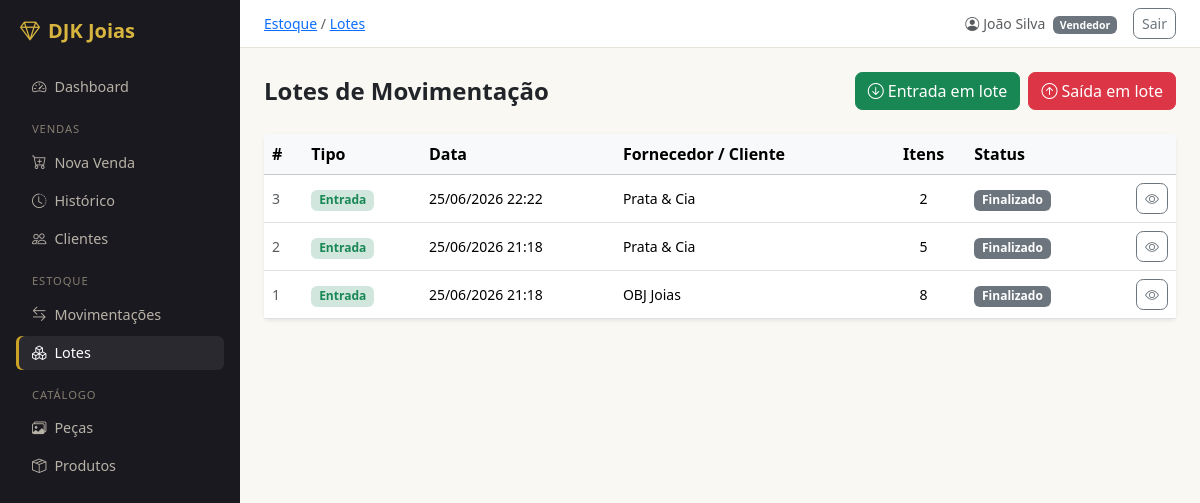
/estoque/lotes/ (signed in), run on the app's committed database.
### usuarios/models.py (models this page shows, shortened)
class Usuario(AbstractUser):
    class Perfil(models.TextChoices):
        GERENTE  = 'GER', 'Gerente'
        VENDEDOR = 'VEN', 'Vendedor'
    perfil    = models.CharField(max_length=3, choices=Perfil.choices, default=Perfil.VENDEDOR)
    telefone  = models.CharField(max_length=20, blank=True)
    criado_em = models.DateTimeField(auto_now_add=True)
    class Meta:
        verbose_name        = 'Usuário'
        verbose_name_plural = 'Usuários'
        ordering            = ['first_name', 'last_name']
    @property
    def is_gerente(self):
        return self.perfil == self.Perfil.GERENTE

### estoque/models.py (models this page shows, shortened)
class LoteMovimentacao(models.Model):
    class Tipo(models.TextChoices):
        ENTRADA = 'ENT', 'Entrada'
        SAIDA   = 'SAI', 'Saída'
    tipo        = models.CharField(max_length=3, choices=Tipo.choices)
    fornecedor  = models.ForeignKey(
        'vendas.Fornecedor',
        on_delete=models.SET_NULL,
        null=True, blank=True,
        related_name='lotes',
    )
    cliente     = models.ForeignKey(
        'vendas.Cliente',
        on_delete=models.SET_NULL,
        null=True, blank=True,
        related_name='lotes',
    )
    responsavel = models.ForeignKey(
        settings.AUTH_USER_MODEL,
        on_delete=models.PROTECT,
        related_name='lotes_registrados',
    )
    observacoes = models.CharField(max_length=300, blank=True)
    criado_em   = models.DateTimeField(auto_now_add=True)
    finalizado  = models.BooleanField(default=False)
    class Meta:
        verbose_name        = 'Lote de Movimentação'
        verbose_name_plural = 'Lotes de Movimentação'
        ordering            = ['-criado_em']
    @property
    def total_itens(self):
        return self.itens.count()

### vendas/models.py (models this page shows)
class Fornecedor(models.Model):
    razao_social  = models.CharField(max_length=200, db_index=True)
    nome_fantasia = models.CharField(max_length=200, blank=True)
    cnpj          = models.CharField(max_length=18, unique=True, blank=True, null=True)
    email         = models.EmailField(blank=True)
    telefone      = models.CharField(max_length=20, blank=True)
    observacao    = models.TextField(blank=True)
    ativo         = models.BooleanField(default=True)
    criado_em     = models.DateTimeField(auto_now_add=True)
    class Meta:
        verbose_name        = 'Fornecedor'
        verbose_name_plural = 'Fornecedores'
        ordering            = ['razao_social']
    def __str__(self):
        return self.nome_fantasia or self.razao_social

### estoque/views.py (the view)
# urls.py: path('lotes/',                                          views.LoteListView.as_view(),  name='lote_list'),
class LoteListView(LoginRequiredMixin, ListView):
    model               = LoteMovimentacao
    template_name       = 'estoque/lote_list.html'
    context_object_name = 'lotes'
    paginate_by         = 20
    def get_queryset(self):
        return LoteMovimentacao.objects.select_related('responsavel', 'fornecedor', 'cliente')

### templates/estoque/lote_list.html (shortened to what this page needs)
{% extends 'base.html' %}
{% block breadcrumb %}<a href="{% url 'estoque:movimentacao_list' %}">Estoque</a> / <a href="{% url 'estoque:lote_list' %}">Lotes</a>{% endblock %}
{% block content %}
<div class="d-flex align-items-center justify-content-between mb-4">
  <h4 class="fw-semibold mb-0">Lotes de Movimentação</h4>
  <div class="d-flex gap-2">
    <a href="{% url 'estoque:lote_create' %}?tipo=ENT" class="btn btn-success">
      <i class="bi bi-arrow-down-circle me-1"></i>Entrada em lote
    </a>
    <a href="{% url 'estoque:lote_create' %}?tipo=SAI" class="btn btn-danger">
      <i class="bi bi-arrow-up-circle me-1"></i>Saída em lote
    </a>
  </div>
</div>
<div class="card border-0 shadow-sm">
  <div class="table-responsive">
    <table class="table table-hover align-middle mb-0">
      <thead class="table-light">
        <tr>
          <th>#</th>
          <th>Tipo</th>
          <th>Data</th>
          <th>Fornecedor / Cliente</th>
          <th class="text-center">Itens</th>
          <th>Status</th>
          <th></th>
        </tr>
      </thead>
      <tbody>
        {% for lote in lotes %}
        <tr>
          <td class="text-muted small">{{ lote.pk }}</td>
          <td>
            {% if lote.tipo == 'ENT' %}
            <span class="badge bg-success-subtle text-success">Entrada</span>
            {% else %}
            <span class="badge bg-danger-subtle text-danger">Saída</span>
            {% endif %}
          </td>
          <td class="small">{{ lote.criado_em|date:"d/m/Y H:i" }}</td>
          <td class="small">
            {% if lote.fornecedor %}{{ lote.fornecedor }}
            {% elif lote.cliente %}{{ lote.cliente }}
            {% else %}<span class="text-muted">—</span>{% endif %}
          </td>
          <td class="text-center small">{{ lote.total_itens }}</td>
          <td>
            {% if lote.finalizado %}
            <span class="badge bg-secondary">Finalizado</span>
            {% else %}
            <span class="badge bg-warning text-dark">Em aberto</span>
            {% endif %}
          </td>
          <td class="text-end">
            <a href="{% url 'estoque:lote_detail' lote.pk %}" class="btn btn-sm btn-outline-secondary">
              <i class="bi bi-eye"></i>
            </a>
          </td>
        </tr>
        {% empty %}
        <tr>
          <td colspan="7" class="text-center text-muted py-4">Nenhum lote registrado.</td>
        </tr>
        {% endfor %}
      </tbody>
    </table>
  </div>
</div>
{% endblock %}

### templates/base.html (shortened to what this page needs)
<!DOCTYPE html>
<html lang="pt-br">
<head>
  <link href="https://cdn.jsdelivr.net/npm/bootstrap@5.3.3/dist/css/bootstrap.min.css" rel="stylesheet">
  <link href="https://cdn.jsdelivr.net/npm/bootstrap-icons@1.11.3/font/bootstrap-icons.min.css" rel="stylesheet">
</head>
<body>
<div class="d-flex">
  <nav id="sidebar" class="p-3">
    <div class="text-white fw-bold fs-5 mb-4 px-1">
      <i class="bi bi-gem me-2"></i>DJK Joias
    </div>
    <ul class="nav flex-column gap-1">
      <li><a href="{% url 'dashboard:index' %}" class="nav-link {% if request.resolver_match.app_name == 'dashboard' %}active{% endif %}">
        <i class="bi bi-speedometer2 me-2"></i>Dashboard
      </a></li>
      <li class="sidebar-section">Vendas</li>
      <li><a href="{% url 'vendas:venda_create' %}" class="nav-link {% if request.resolver_match.url_name == 'venda_create' %}active{% endif %}">
        <i class="bi bi-cart-plus me-2"></i>Nova Venda
      </a></li>
      <li><a href="{% url 'vendas:venda_list' %}" class="nav-link {% if request.resolver_match.url_name == 'venda_list' or request.resolver_match.url_name == 'venda_detail' %}active{% endif %}">
        <i class="bi bi-clock-history me-2"></i>Histórico
      </a></li>
      <li><a href="{% url 'vendas:cliente_list' %}" class="nav-link {% if request.resolver_match.url_name|slice:':7' == 'cliente' %}active{% endif %}">
        <i class="bi bi-people me-2"></i>Clientes
      </a></li>
      <li class="sidebar-section">Estoque</li>
      <li><a href="{% url 'estoque:movimentacao_list' %}" class="nav-link {% if request.resolver_match.url_name == 'movimentacao_list' or request.resolver_match.url_name == 'movimentacao_create' %}active{% endif %}">
        <i class="bi bi-arrow-left-right me-2"></i>Movimentações
      </a></li>
      <li><a href="{% url 'estoque:lote_list' %}" class="nav-link {% if request.resolver_match.url_name|slice:':4' == 'lote' %}active{% endif %}">
        <i class="bi bi-boxes me-2"></i>Lotes
      </a></li>
      <li class="sidebar-section">Catálogo</li>
      <li><a href="{% url 'catalogo:peca_list' %}" class="nav-link {% if request.resolver_match.url_name|slice:':4' == 'peca' %}active{% endif %}">
        <i class="bi bi-images me-2"></i>Peças
      </a></li>
      <li><a href="{% url 'catalogo:produto_list' %}" class="nav-link {% if request.resolver_match.url_name|slice:':7' == 'produto' %}active{% endif %}">
        <i class="bi bi-box-seam me-2"></i>Produtos
      </a></li>
    </ul>
  </nav>
  <div id="main" class="d-flex flex-column">
    <div class="topbar px-4 py-2 d-flex align-items-center justify-content-between">
      <span class="text-muted small">{% block breadcrumb %}{% endblock %}</span>
      <div class="d-flex align-items-center gap-3">
        <span class="small text-muted">
          <i class="bi bi-person-circle me-1"></i>{{ user.get_full_name|default:user.username }}
          <span class="badge bg-secondary ms-1">{{ user.get_perfil_display }}</span>
        </span>
        <form method="post" action="{% url 'logout' %}" class="m-0">
          <button type="submit" class="btn btn-sm btn-outline-secondary">Sair</button>
        </form>
      </div>
    </div>
    <main class="p-4 flex-grow-1">
      {% block content %}{% endblock %}
    </main>
  </div>
</div>
{% load static %}
</body>
</html>

### templates/base.html (style rules this page uses)
:root { --onyx: #1b1920; --onyx-2: #2a2730; --gold: #c9a227; --gold-dark: #ad8a1f; --gold-soft: #d8b53e; --paper: #faf8f3; }
body { background-color: var(--paper); }
#sidebar { min-height: 100vh; background-color: var(--onyx); width: 240px; flex-shrink: 0; }
#sidebar .navbar-brand, #sidebar .fw-bold { color: var(--gold-soft) !important; }
#sidebar .nav-link { color: #b7b2a6; font-size: 0.9rem; padding: .4rem 1rem; border-radius: 6px; }
#sidebar .nav-link.active { color: #fff; background-color: rgba(255,255,255,.07); box-shadow: inset 3px 0 0 var(--gold); }
#sidebar .sidebar-section { font-size: .7rem; text-transform: uppercase; letter-spacing: .08em; color: #847d6f; padding: .8rem 1rem .2rem; }
#main { flex: 1; min-width: 0; }
.topbar { background: #fff; border-bottom: 1px solid #e8e3d9; }
.btn { border-radius: .45rem; font-weight: 500; }

### data on the page
Usuario: get_full_name "João Silva", perfil "Vendedor"
LoteMovimentacao: pk "3", tipo "Entrada", criado_em "25/06/2026 22:22", fornecedor "Prata & Cia", total_itens "2", finalizado "Finalizado"
LoteMovimentacao: pk "2", tipo "Entrada", criado_em "25/06/2026 21:18", fornecedor "Prata & Cia", total_itens "5", finalizado "Finalizado"
LoteMovimentacao: pk "1", tipo "Entrada", criado_em "25/06/2026 21:18", fornecedor "OBJ Joias", total_itens "8", finalizado "Finalizado"
